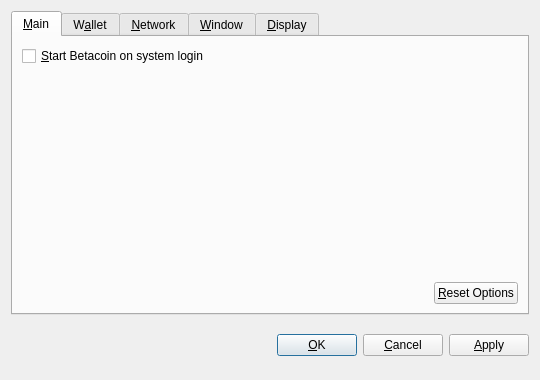
<?xml version="1.0" encoding="UTF-8"?>
<ui version="4.0">
 <class>OptionsDialog</class>
 <widget class="QDialog" name="OptionsDialog">
  <property name="geometry">
   <rect>
    <x>0</x>
    <y>0</y>
    <width>540</width>
    <height>380</height>
   </rect>
  </property>
  <property name="windowTitle">
   <string>Options</string>
  </property>
  <property name="modal">
   <bool>true</bool>
  </property>
  <layout class="QVBoxLayout" name="verticalLayout">
   <item>
    <widget class="QTabWidget" name="tabWidget">
     <property name="tabPosition">
      <enum>QTabWidget::North</enum>
     </property>
     <property name="currentIndex">
      <number>0</number>
     </property>
     <widget class="QWidget" name="tabMain">
      <attribute name="title">
       <string>&amp;Main</string>
      </attribute>
      <layout class="QVBoxLayout" name="verticalLayout_Main">
       <item>
        <widget class="QCheckBox" name="bitcoinAtStartup">
         <property name="toolTip">
          <string>Automatically start Betacoin after logging in to the system.</string>
         </property>
         <property name="text">
          <string>&amp;Start Betacoin on system login</string>
         </property>
        </widget>
       </item>
       <item>
        <spacer name="verticalSpacer_Main">
         <property name="orientation">
          <enum>Qt::Vertical</enum>
         </property>
         <property name="sizeHint" stdset="0">
          <size>
           <width>20</width>
           <height>40</height>
          </size>
         </property>
        </spacer>
       </item>
       <item>
        <layout class="QHBoxLayout" name="horizontalLayout_2_Main">
         <item>
          <spacer name="horizontalSpacer_2_Main">
           <property name="orientation">
            <enum>Qt::Horizontal</enum>
           </property>
           <property name="sizeHint" stdset="0">
            <size>
             <width>40</width>
             <height>20</height>
            </size>
           </property>
          </spacer>
         </item>
         <item>
          <widget class="QPushButton" name="resetButton">
           <property name="toolTip">
            <string>Reset all client options to default.</string>
           </property>
           <property name="text">
            <string>&amp;Reset Options</string>
           </property>
           <property name="autoDefault">
            <bool>false</bool>
           </property>
          </widget>
         </item>
        </layout>
       </item>
      </layout>
     </widget>
     <widget class="QWidget" name="tabWallet">
      <attribute name="title">
       <string>W&amp;allet</string>
      </attribute>
      <layout class="QVBoxLayout" name="verticalLayout_Network">
       <item>
        <widget class="QLabel" name="transactionFeeInfoLabel">
         <property name="text">
          <string>Optional transaction fee per kB that helps make sure your transactions are processed quickly. Most transactions are 1 kB.</string>
         </property>
         <property name="textFormat">
          <enum>Qt::PlainText</enum>
         </property>
         <property name="wordWrap">
          <bool>true</bool>
         </property>
        </widget>
       </item>
       <item>
        <layout class="QHBoxLayout" name="horizontalLayout_1_Main">
         <item>
          <widget class="QLabel" name="transactionFeeLabel">
           <property name="text">
            <string>Pay transaction &amp;fee</string>
           </property>
           <property name="textFormat">
            <enum>Qt::PlainText</enum>
           </property>
           <property name="buddy">
            <cstring>transactionFee</cstring>
           </property>
          </widget>
         </item>
         <item>
          <widget class="BitcoinAmountField" name="transactionFee"/>
         </item>
         <item>
          <spacer name="horizontalSpacer_1_Main">
           <property name="orientation">
            <enum>Qt::Horizontal</enum>
           </property>
           <property name="sizeHint" stdset="0">
            <size>
             <width>40</width>
             <height>20</height>
            </size>
           </property>
          </spacer>
         </item>
        </layout>
       </item>
       <item>
        <widget class="QLabel" name="label">
         <property name="text">
          <string>If you disable the spending of unconfirmed change, the change from a transaction cannot be used until that transaction has at least one confirmation. This also affects how your balance is computed.</string>
         </property>
         <property name="wordWrap">
          <bool>true</bool>
         </property>
        </widget>
       </item>
       <item>
        <widget class="QCheckBox" name="spendZeroConfChange">
         <property name="text">
          <string>Spend unconfirmed change  (experts only)</string>
         </property>
        </widget>
       </item>
       <item>
        <spacer name="verticalSpacer">
         <property name="orientation">
          <enum>Qt::Vertical</enum>
         </property>
         <property name="sizeHint" stdset="0">
          <size>
           <width>20</width>
           <height>40</height>
          </size>
         </property>
        </spacer>
       </item>
      </layout>
     </widget>
     <widget class="QWidget" name="tabNetwork">
      <attribute name="title">
       <string>&amp;Network</string>
      </attribute>
      <layout class="QVBoxLayout" name="verticalLayout_Network">
       <item>
        <widget class="QCheckBox" name="mapPortUpnp">
         <property name="toolTip">
          <string>Automatically open the Betacoin client port on the router. This only works when your router supports UPnP and it is enabled.</string>
         </property>
         <property name="text">
          <string>Map port using &amp;UPnP</string>
         </property>
        </widget>
       </item>
       <item>
        <widget class="QCheckBox" name="connectSocks">
         <property name="toolTip">
          <string>Connect to the Betacoin network through a SOCKS proxy (e.g. when connecting through Tor).</string>
         </property>
         <property name="text">
          <string>&amp;Connect through SOCKS proxy:</string>
         </property>
        </widget>
       </item>
       <item>
        <layout class="QHBoxLayout" name="horizontalLayout_Network">
         <item>
          <widget class="QLabel" name="proxyIpLabel">
           <property name="text">
            <string>Proxy &amp;IP:</string>
           </property>
           <property name="textFormat">
            <enum>Qt::PlainText</enum>
           </property>
           <property name="buddy">
            <cstring>proxyIp</cstring>
           </property>
          </widget>
         </item>
         <item>
          <widget class="QValidatedLineEdit" name="proxyIp">
           <property name="maximumSize">
            <size>
             <width>140</width>
             <height>16777215</height>
            </size>
           </property>
           <property name="toolTip">
            <string>IP address of the proxy (e.g. 127.0.0.1)</string>
           </property>
          </widget>
         </item>
         <item>
          <widget class="QLabel" name="proxyPortLabel">
           <property name="text">
            <string>&amp;Port:</string>
           </property>
           <property name="textFormat">
            <enum>Qt::PlainText</enum>
           </property>
           <property name="buddy">
            <cstring>proxyPort</cstring>
           </property>
          </widget>
         </item>
         <item>
          <widget class="QLineEdit" name="proxyPort">
           <property name="maximumSize">
            <size>
             <width>55</width>
             <height>16777215</height>
            </size>
           </property>
           <property name="toolTip">
            <string>Port of the proxy (e.g. 9050)</string>
           </property>
          </widget>
         </item>
         <item>
          <widget class="QLabel" name="socksVersionLabel">
           <property name="text">
            <string>SOCKS &amp;Version:</string>
           </property>
           <property name="textFormat">
            <enum>Qt::PlainText</enum>
           </property>
           <property name="buddy">
            <cstring>socksVersion</cstring>
           </property>
          </widget>
         </item>
         <item>
          <widget class="QValueComboBox" name="socksVersion">
           <property name="toolTip">
            <string>SOCKS version of the proxy (e.g. 5)</string>
           </property>
          </widget>
         </item>
         <item>
          <spacer name="horizontalSpacer_Network">
           <property name="orientation">
            <enum>Qt::Horizontal</enum>
           </property>
           <property name="sizeHint" stdset="0">
            <size>
             <width>40</width>
             <height>20</height>
            </size>
           </property>
          </spacer>
         </item>
        </layout>
       </item>
       <item>
        <spacer name="verticalSpacer_Network">
         <property name="orientation">
          <enum>Qt::Vertical</enum>
         </property>
         <property name="sizeHint" stdset="0">
          <size>
           <width>20</width>
           <height>40</height>
          </size>
         </property>
        </spacer>
       </item>
      </layout>
     </widget>
     <widget class="QWidget" name="tabWindow">
      <attribute name="title">
       <string>&amp;Window</string>
      </attribute>
      <layout class="QVBoxLayout" name="verticalLayout_Window">
       <item>
        <widget class="QCheckBox" name="minimizeToTray">
         <property name="toolTip">
          <string>Show only a tray icon after minimizing the window.</string>
         </property>
         <property name="text">
          <string>&amp;Minimize to the tray instead of the taskbar</string>
         </property>
        </widget>
       </item>
       <item>
        <widget class="QCheckBox" name="minimizeOnClose">
         <property name="toolTip">
          <string>Minimize instead of exit the application when the window is closed. When this option is enabled, the application will be closed only after selecting Quit in the menu.</string>
         </property>
         <property name="text">
          <string>M&amp;inimize on close</string>
         </property>
        </widget>
       </item>
       <item>
        <spacer name="verticalSpacer_Window">
         <property name="orientation">
          <enum>Qt::Vertical</enum>
         </property>
         <property name="sizeHint" stdset="0">
          <size>
           <width>20</width>
           <height>40</height>
          </size>
         </property>
        </spacer>
       </item>
      </layout>
     </widget>
     <widget class="QWidget" name="tabDisplay">
      <attribute name="title">
       <string>&amp;Display</string>
      </attribute>
      <layout class="QVBoxLayout" name="verticalLayout_Display">
       <item>
        <layout class="QHBoxLayout" name="horizontalLayout_1_Display">
         <item>
          <widget class="QLabel" name="langLabel">
           <property name="text">
            <string>User Interface &amp;language:</string>
           </property>
           <property name="textFormat">
            <enum>Qt::PlainText</enum>
           </property>
           <property name="buddy">
            <cstring>lang</cstring>
           </property>
          </widget>
         </item>
         <item>
          <widget class="QValueComboBox" name="lang">
           <property name="toolTip">
            <string>The user interface language can be set here. This setting will take effect after restarting Betacoin.</string>
           </property>
          </widget>
         </item>
        </layout>
       </item>
       <item>
        <layout class="QHBoxLayout" name="horizontalLayout_2_Display">
         <item>
          <widget class="QLabel" name="unitLabel">
           <property name="text">
            <string>&amp;Unit to show amounts in:</string>
           </property>
           <property name="textFormat">
            <enum>Qt::PlainText</enum>
           </property>
           <property name="buddy">
            <cstring>unit</cstring>
           </property>
          </widget>
         </item>
         <item>
          <widget class="QValueComboBox" name="unit">
           <property name="toolTip">
            <string>Choose the default subdivision unit to show in the interface and when sending coins.</string>
           </property>
          </widget>
         </item>
        </layout>
       </item>
       <item>
        <widget class="QCheckBox" name="displayAddresses">
         <property name="toolTip">
          <string>Whether to show Betacoin addresses in the transaction list or not.</string>
         </property>
         <property name="text">
          <string>&amp;Display addresses in transaction list</string>
         </property>
        </widget>
       </item>
       <item>
        <widget class="QCheckBox" name="coinControlFeatures">
         <property name="toolTip">
          <string>Whether to show coin control features or not.</string>
         </property>
         <property name="text">
          <string>Display coin &amp;control features (experts only!)</string>
         </property>
        </widget>
       </item>
       <item>
        <spacer name="verticalSpacer_Display">
         <property name="orientation">
          <enum>Qt::Vertical</enum>
         </property>
         <property name="sizeHint" stdset="0">
          <size>
           <width>20</width>
           <height>40</height>
          </size>
         </property>
        </spacer>
       </item>
      </layout>
     </widget>
    </widget>
   </item>
   <item>
    <layout class="QHBoxLayout" name="horizontalLayout_Buttons">
     <item>
      <spacer name="horizontalSpacer_1">
       <property name="orientation">
        <enum>Qt::Horizontal</enum>
       </property>
       <property name="sizeHint" stdset="0">
        <size>
         <width>40</width>
         <height>48</height>
        </size>
       </property>
      </spacer>
     </item>
     <item>
      <widget class="QLabel" name="statusLabel">
       <property name="font">
        <font>
         <weight>75</weight>
         <bold>true</bold>
        </font>
       </property>
       <property name="text">
        <string/>
       </property>
       <property name="textFormat">
        <enum>Qt::PlainText</enum>
       </property>
       <property name="wordWrap">
        <bool>true</bool>
       </property>
      </widget>
     </item>
     <item>
      <spacer name="horizontalSpacer_2">
       <property name="orientation">
        <enum>Qt::Horizontal</enum>
       </property>
       <property name="sizeHint" stdset="0">
        <size>
         <width>40</width>
         <height>48</height>
        </size>
       </property>
      </spacer>
     </item>
     <item>
      <widget class="QPushButton" name="okButton">
       <property name="text">
        <string>&amp;OK</string>
       </property>
      </widget>
     </item>
     <item>
      <widget class="QPushButton" name="cancelButton">
       <property name="text">
        <string>&amp;Cancel</string>
       </property>
       <property name="autoDefault">
        <bool>false</bool>
       </property>
      </widget>
     </item>
     <item>
      <widget class="QPushButton" name="applyButton">
       <property name="text">
        <string>&amp;Apply</string>
       </property>
       <property name="autoDefault">
        <bool>false</bool>
       </property>
      </widget>
     </item>
    </layout>
   </item>
  </layout>
 </widget>
 <customwidgets>
  <customwidget>
   <class>BitcoinAmountField</class>
   <extends>QSpinBox</extends>
   <header>bitcoinamountfield.h</header>
  </customwidget>
  <customwidget>
   <class>QValueComboBox</class>
   <extends>QComboBox</extends>
   <header>qvaluecombobox.h</header>
  </customwidget>
  <customwidget>
   <class>QValidatedLineEdit</class>
   <extends>QLineEdit</extends>
   <header>qvalidatedlineedit.h</header>
  </customwidget>
 </customwidgets>
 <resources/>
 <connections/>
</ui>
